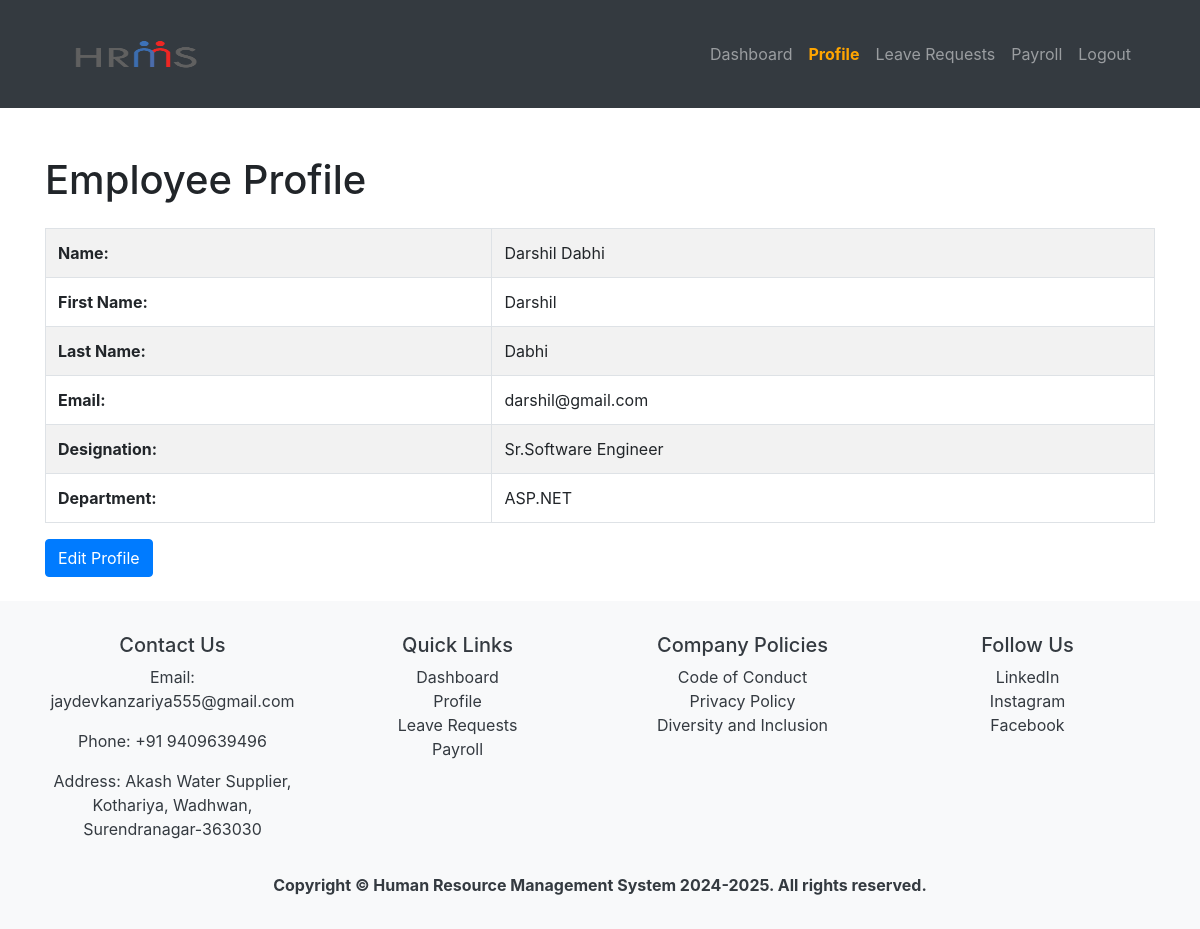
The app's page /employee/profile.php (signed in), older data.
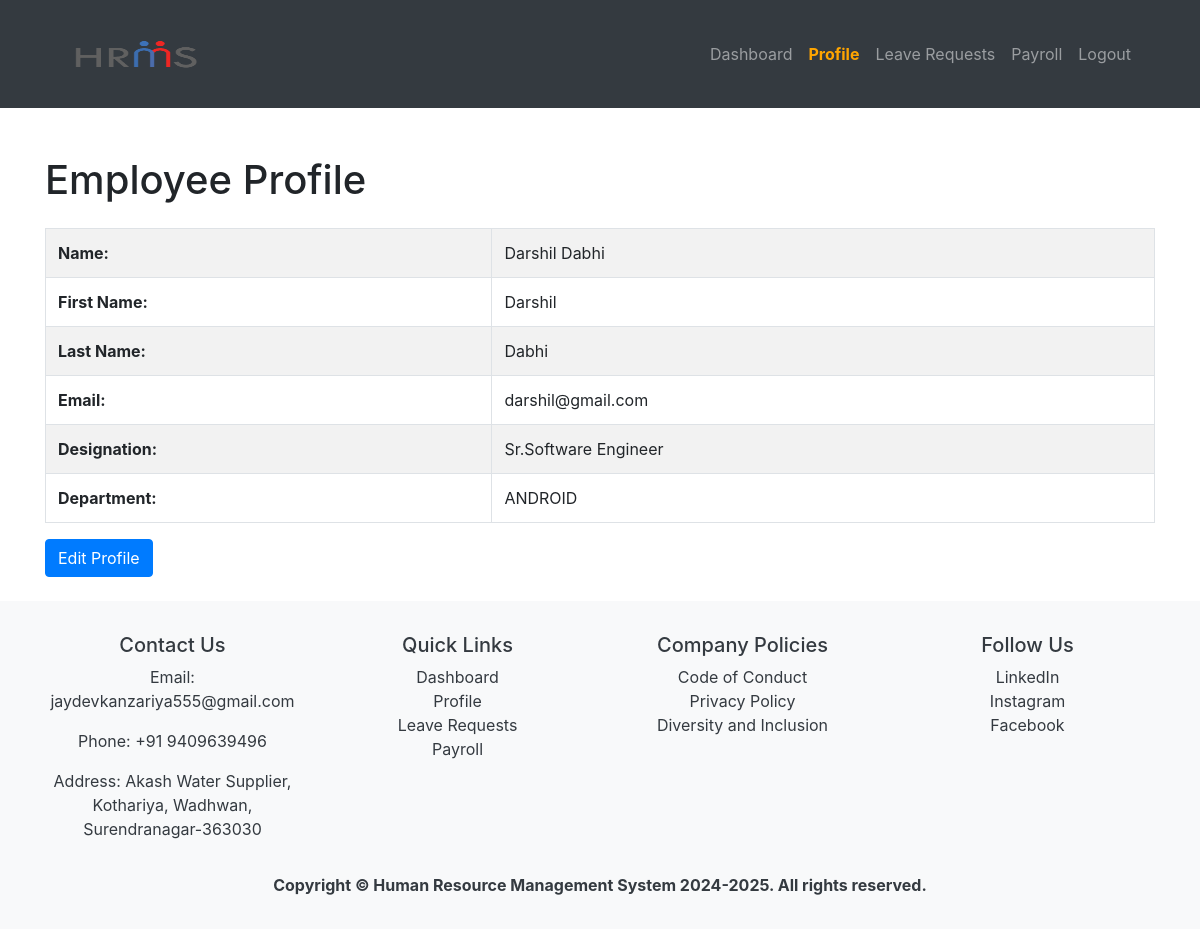
The same page, newer data.
### tables this page shows
CREATE TABLE `employee` (
  `id` int(5) NOT NULL,
  `fk_userid` int(5) NOT NULL,
  `fk_departmentid` int(11) NOT NULL,
  `fk_designationid` int(11) NOT NULL,
  `name` varchar(100) NOT NULL,
  `first_name` varchar(100) NOT NULL,
  `last_name` varchar(100) NOT NULL,
  `email` varchar(50) NOT NULL,
  `createdate` date NOT NULL DEFAULT current_timestamp(),
  `modifiedate` date NOT NULL DEFAULT current_timestamp()
);

CREATE TABLE `designation` (
  `id` int(5) NOT NULL,
  `name` text NOT NULL,
  `createdate` timestamp NOT NULL DEFAULT current_timestamp(),
  `modifiedate` timestamp NOT NULL DEFAULT current_timestamp()
);

CREATE TABLE `department` (
  `id` int(5) NOT NULL,
  `name` text NOT NULL,
  `createdate` date NOT NULL,
  `modifiedate` date NOT NULL
);

### employee/profile.php (the view, shortened to what this page needs)
<?php
include 'config.php';
$employee_email = $_SESSION['user_email1'];
$sql = "SELECT e.id, e.first_name, e.last_name, e.email,
               d.name AS department_name, des.name AS designation_name
        FROM employee e
        LEFT JOIN department d ON e.fk_departmentid = d.id
        LEFT JOIN designation des ON e.fk_designationid = des.id
        WHERE e.email = ?";
$stmt = $conn->prepare($sql);
$stmt->bind_param("s", $employee_email);
$stmt->execute();
$result = $stmt->get_result();
$employee = $result->fetch_assoc();
?>
<!DOCTYPE html>
<html lang="en">
<head>
    <link rel="stylesheet" href="https://stackpath.bootstrapcdn.com/bootstrap/4.5.2/css/bootstrap.min.css">
</head>
<body>
    <?php require "./header.php"; ?>
    <div class="container mt-5">
        <h1 class="mb-4">Employee Profile</h1>
        <table class="table table-bordered table-striped">
            <tbody>
                <tr>
                    <th>Name:</th>
                    <td><?php echo htmlspecialchars($employee['first_name'] . ' ' . $employee['last_name']); ?></td>
                </tr>
                <tr>
                    <th>First Name:</th>
                    <td><?php echo htmlspecialchars($employee['first_name']); ?></td>
                </tr>
                <tr>
                    <th>Last Name:</th>
                    <td><?php echo htmlspecialchars($employee['last_name']); ?></td>
                </tr>
                <tr>
                    <th>Email:</th>
                    <td><?php echo htmlspecialchars($employee['email']); ?></td>
                </tr>
                <tr>
                    <th>Designation:</th>
                    <td><?php echo htmlspecialchars($employee['designation_name']); ?></td>
                </tr>
                <tr>
                    <th>Department:</th>
                    <td><?php echo htmlspecialchars($employee['department_name']); ?></td>
                </tr>
            </tbody>
        </table>
        <div>
            <a href="edit_profile.php" class="btn btn-primary">Edit Profile</a>
        </div>
    </div>
    <footer class="bg-light text-center p-3 mt-4 main-footer">
        <?php require "./footer.php"; ?>
    </footer>
</body>
</html>

### employee/header.php (shortened to what this page needs)
<?php
$active = basename($_SERVER['PHP_SELF']);
?>
<!DOCTYPE html>
<html lang="en">
<head>
    <link rel="stylesheet" href="https://stackpath.bootstrapcdn.com/bootstrap/4.5.2/css/bootstrap.min.css">
</head>
<body>
    <header class="bg-dark text-white p-3">
        <div class="container">
            <nav class="navbar navbar-expand-lg navbar-dark">
                <a class="navbar-brand" href="#"><img src="../logo.png" alt="" id="logo"></a>
                <div class="collapse navbar-collapse" id="navbarNav">
                    <ul class="navbar-nav ml-auto">
                        <li class="nav-item">
                            <a class="nav-link <?= $active == 'employee.php' ? 'active' : ''; ?>" href="./employee.php">Dashboard</a>
                        </li>
                        <li class="nav-item">
                            <a class="nav-link <?= $active == 'profile.php' || $active == 'edit_profile.php' ? 'active' : ''; ?>" href="./profile.php">Profile</a>
                        </li>
                        <li class="nav-item">
                            <a class="nav-link <?= $active == 'view_my_leaves.php' || $active == 'request_leave.php' ? 'active' : ''; ?>" href="./view_my_leaves.php">Leave Requests</a>
                        </li>
                        <li class="nav-item">
                            <a class="nav-link <?= $active == 'payroll.php' ? 'active' : ''; ?>" href="payroll.php">Payroll</a>
                        </li>
                        <li class="nav-item">
                            <a class="nav-link <?= $active == 'logout.php' ? 'active' : ''; ?>" href="logout.php">Logout</a>
                        </li>
                    </ul>
                </div>
            </nav>
        </div>
    </header>
</body>
</html>

### employee/footer.php (shortened to what this page needs)
<link href="https://stackpath.bootstrapcdn.com/bootstrap/4.5.2/css/bootstrap.min.css" rel="stylesheet">
<footer class="bg-light text-dark">
    <div class="container">
        <div class="row mt-3">
            <div class="col-md-3">
                <h5>Contact Us</h5>
                <p>Email: <a href="mailto:jaydevkanzariya555@gmail.com" class="text-dark text-decoration-none">jaydevkanzariya555@gmail.com</a></p>
                <p>Phone: +91 9409639496</p>
                <p>Address: Akash Water Supplier, Kothariya, Wadhwan,<br>Surendranagar-363030</p>
            </div>
            <div class="col-md-3">
                <h5>Quick Links</h5>
                <ul class="list-unstyled">
                    <li><a href="./employee.php" class="text-dark text-decoration-none">Dashboard</a></li>
                    <li><a href="./profile.php" class="text-dark text-decoration-none">Profile</a></li>
                    <li><a href="./view_my_leaves.php" class="text-dark text-decoration-none">Leave Requests</a></li>
                    <li><a href="./payroll.php" class="text-dark text-decoration-none">Payroll</a></li>
                </ul>
            </div>
            <div class="col-md-3">
                <h5>Company Policies</h5>
                <ul class="list-unstyled">
                    <li><a href="#" class="text-dark text-decoration-none">Code of Conduct</a></li>
                    <li><a href="#" class="text-dark text-decoration-none">Privacy Policy</a></li>
                    <li><a href="#" class="text-dark text-decoration-none">Diversity and Inclusion</a></li>
                </ul>
            </div>
            <div class="col-md-3">
                <h5>Follow Us</h5>
                <a href="https://in.linkedin.com/in/jaydevkanzariya" target="_blank" class="text-dark text-decoration-none">LinkedIn</a><br>
                <a href="https://www.instagram.com/mr_jk__007?igsh=Zmp2OXQzcm90aDhj" target="_blank" class="text-dark text-decoration-none">Instagram</a><br>
                <a href="https://www.facebook.com/Jaydevbhai.Kanzariya?mibextid=ZbWKwL" target="_blank" class="text-dark text-decoration-none">Facebook</a>
            </div>
        </div>
        <div class="text-center mt-3 mb-3">
            <strong>Copyright &copy; Human Resource Management System 2024-2025. All rights reserved.</strong>
        </div>
    </div>
</footer>

### employee/header.php (style rules this page uses)
#logo { height: 50px; width: 150px; }
.nav-link.active { color: orange !important; font-weight: bold; }

Row changes from the older to the newer data that the page shows:
changed employee "Darshil Dabhi": fk_departmentid.name "ASP.NET" → "ANDROID"
